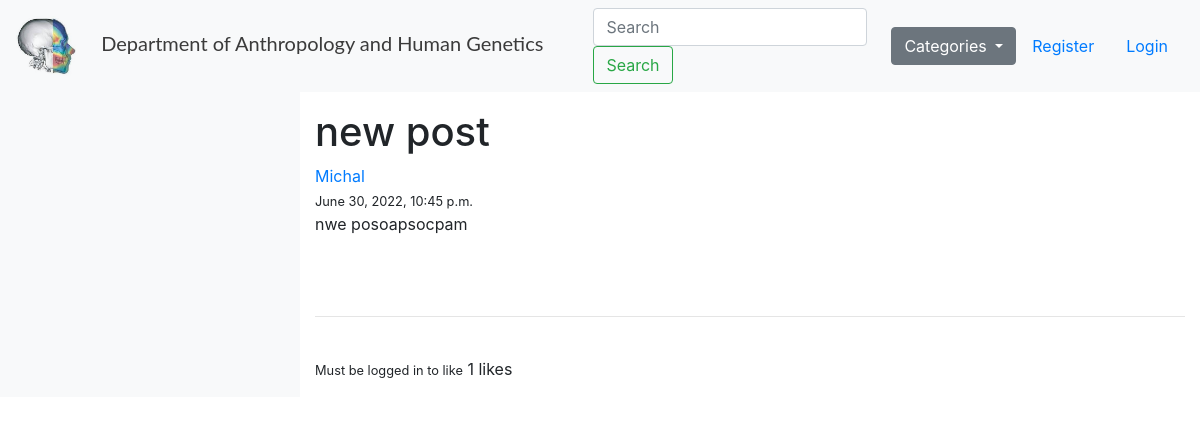
Page /article/21 on the committed database.
### blog/models.py (models this page shows, shortened)
class Post(models.Model):
    title = models.CharField(max_length=200, unique=True)
    slug = models.SlugField(max_length=200, unique=True)
    author = models.ForeignKey(User, on_delete= models.CASCADE)
    updated_on = models.DateTimeField(auto_now= True)
    content = RichTextField(blank=True, null=True)
    created_on = models.DateTimeField(auto_now_add=True)
    status = models.IntegerField(choices=STATUS, default=1)
    article_image = models.ImageField(null = True, blank = True, upload_to = "images/")
    thumbnail_image = models.ImageField(null = True, blank = True, upload_to = "images/")
    category = models.CharField(max_length=255, default="News")
    likes = models.ManyToManyField(User, related_name='blog_posts')
    def total_likes(self):
        return self.likes.count()
    class Meta:
        ordering = ['-created_on']

### blog/views.py (the view)
# urls.py: path('article/<int:pk>', views.PostDetail.as_view(), name='article-detail'),
class PostDetail(generic.DetailView):
    model = Post
    template_name = 'blog/article_detail.html'
    def get_context_data(self, *args, **kwargs):
        cat_menu = Category.objects.all()
        stuff = get_object_or_404(Post, id=self.kwargs['pk'])
        total_likes = stuff.total_likes()
        liked = False
        if stuff.likes.filter(id=self.request.user.id).exists():
            liked = True
        context = super(PostDetail, self).get_context_data(*args, **kwargs)
        context["cat_menu"] = cat_menu
        context['total_likes'] = total_likes
        context['liked'] = liked
        return context

### blog/models.py (called while the page is built)
    def __str__(self):
        return self.name

### blog/templates/blog/article_detail.html (shortened to what this page needs)
{% extends "blog/base.html" %}
{% load static %}
{% block content %}
    <h1><a class="article-title">{{ post.title }}</a></h1>
    <a class="mr-2" href="#">{{ post.author }}</a></br>
    <small class="mr-2">{{post.created_on}}</small></br>
    {{ post.content|safe|linebreaksbr }}
    <br></br>
    <hr>
    <form action="{% url 'like_post' post.pk %}" method="POST">
        {% if user.is_authenticated %}
            {% if liked %}
                <button type="submit", name="post_id", value="{{ post.id }}", class="btn btn-danger btn-sm">Unlike</button>
            {% else %}
                <button type="submit", name="post_id", value="{{ post.id }}", class="btn btn-primary btn-sm">Like</button>
            {% endif %}
        {% else %}
            <small>Must be logged in to like</small>
        {% endif %}
        {{ total_likes }} likes
    </form>
{% endblock content %}

### rows in the picture
Post: title "new post", author "Michal", created_on "June 30, 2022, 10:45 p.m.", content "nwe posoapsocpam"

### other values in the picture
{{ total_likes }} "1"
